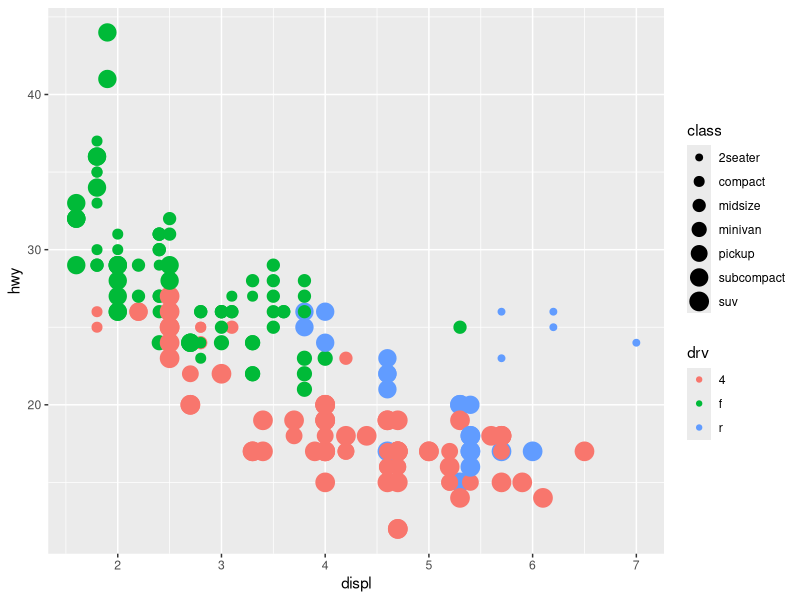
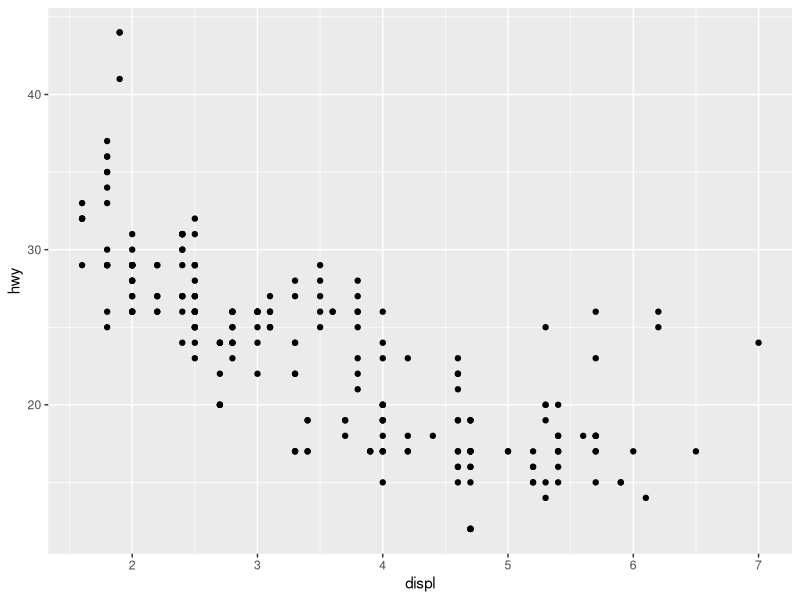
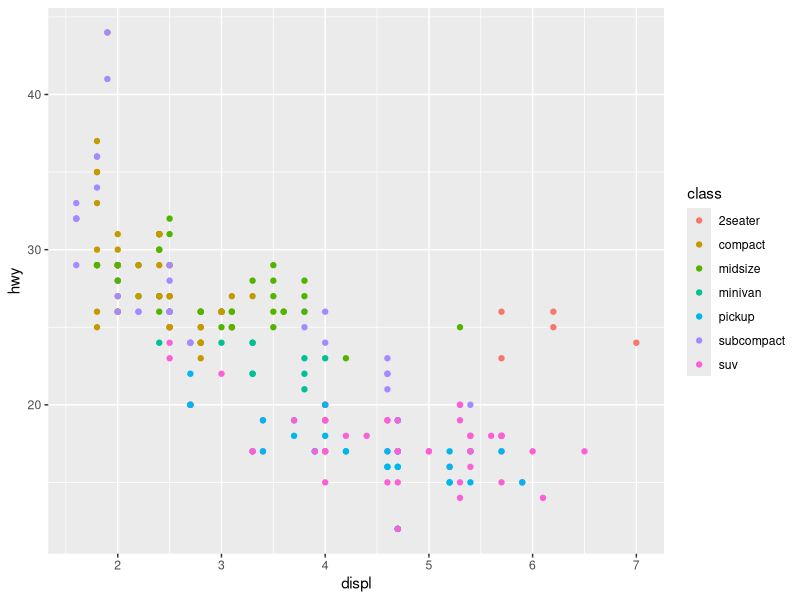
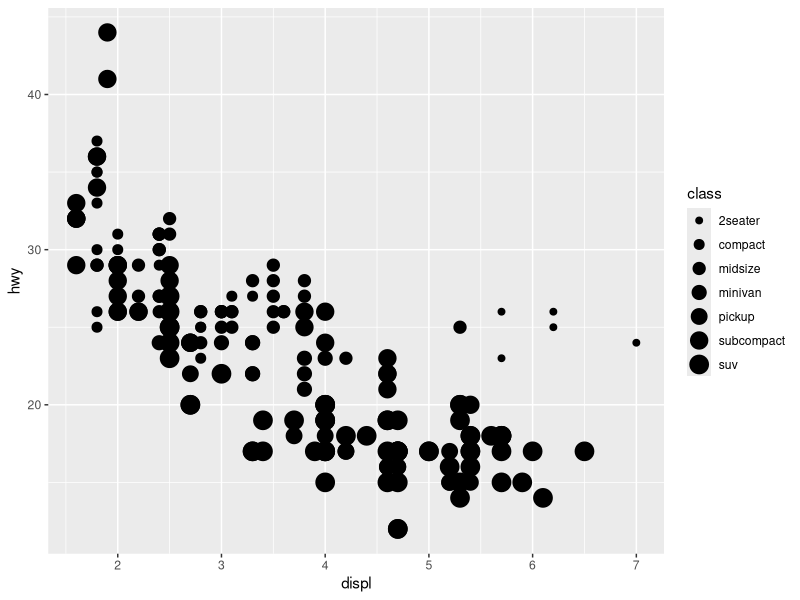
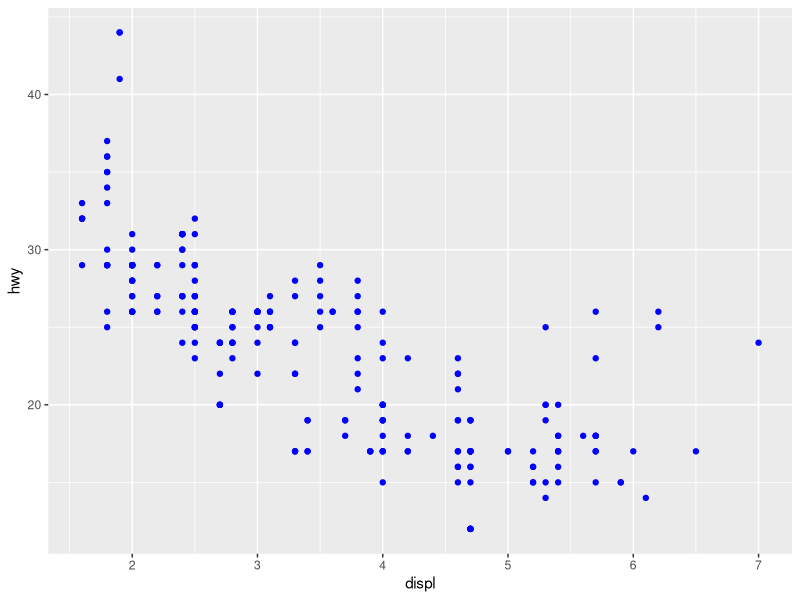
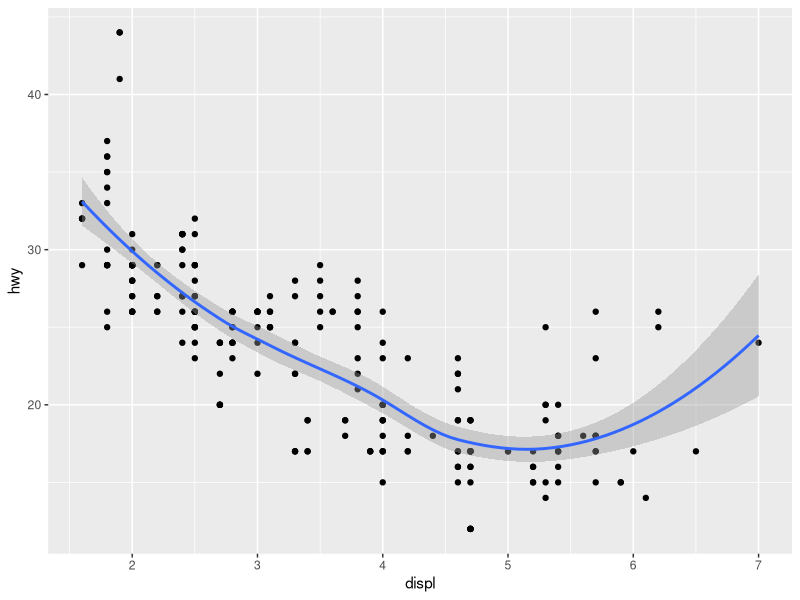
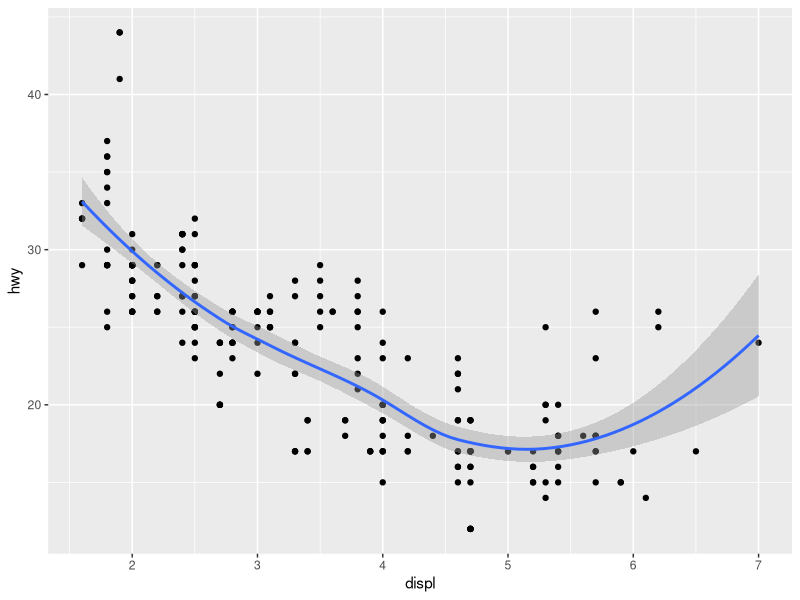
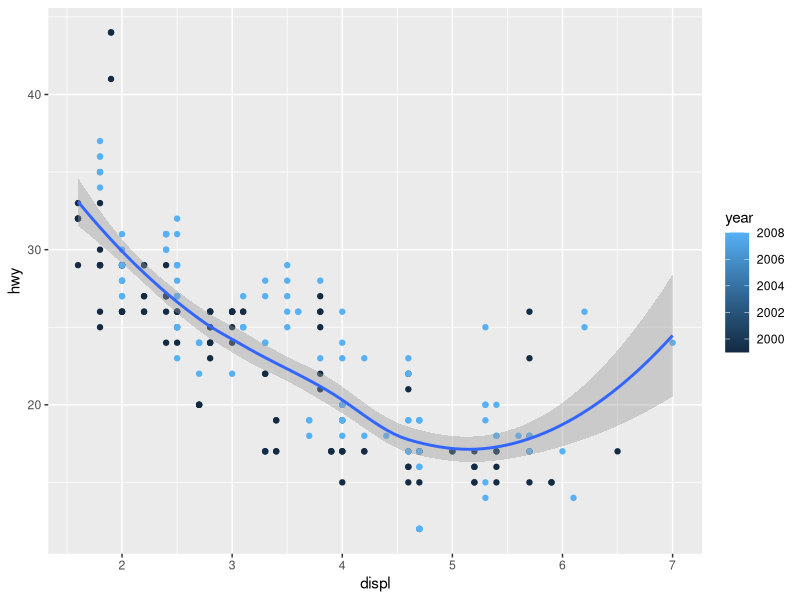

Source code (R) for these figures, in order:
## ---- chunk 1
knitr::opts_chunk$set(echo = TRUE)
## ---- chunk 2
library(tidyverse)
## ---- chunk 3
mpg %>%
  ggplot(aes(x=displ, y=hwy, size=class, colour=drv)) +
  geom_point()
## ---- chunk 4
mpg
## ---- chunk 5
ggplot(data = mpg) + 
  geom_point(mapping = aes(x = displ, y = hwy))
## ---- chunk 6
ggplot(data = mpg) + 
  geom_point(mapping = aes(x = displ, y = hwy, color = class))
## ---- chunk 7
ggplot(data = mpg) + 
  geom_point(mapping = aes(x = displ, y = hwy, size = class))
## ---- chunk 8
ggplot(data = mpg) + 
  geom_point(mapping = aes(x = displ, y = hwy), color = "blue")
## ---- chunk 9
apropos("^geom_")
## ---- chunk 10
apropos("^stat_")
## ---- chunk 11
apropos("^scale_")
## ---- chunk 12
ggplot(data = mpg, 
       mapping = aes(x = displ, y = hwy)) +
  geom_point() +
  geom_smooth()
## ---- chunk 13
ggplot(data = mpg) +
  geom_point(mapping = aes(x = displ, y = hwy)) +
  geom_smooth(mapping = aes(x = displ, y = hwy))
## ---- chunk 14
ggplot(data = mpg, 
       mapping = aes(x = displ, y = hwy, color = year)) +
  geom_point() +
  geom_smooth()
## ---- chunk 15
ggplot(data = mpg, 
       mapping = aes(x = displ, y = hwy, color = trans)) +
  geom_point() +
  geom_smooth()
## ---- chunk 16
(averageEfficiency <- 
  mpg %>% group_by(class) %>% summarise(fuel_efficiency = mean(hwy)))
## ---- chunk 17
ggplot(averageEfficiency) + 
  geom_bar(aes(x = class, y = fuel_efficiency),
           stat = "identity")
## ---- chunk 18
ggplot(averageEfficiency) + 
  geom_bar(aes(x = class, y = fuel_efficiency, fill = class),
           stat = "identity")
## ---- chunk 19
ggplot(averageEfficiency) + 
  geom_bar(aes(x = class, y = fuel_efficiency, fill = class),
           stat = "identity") +
  ylab("Fuel Efficiency (miles per gallon)") +
  xlab("Vehicle Type")
## ---- chunk 20
ggplot(averageEfficiency) + 
  geom_bar(aes(x = class, y = fuel_efficiency, fill = class),
           stat = "identity") +
  ylab("Fuel Efficiency (miles per gallon)") +
  xlab("Vehicle Type") +
  scale_y_reverse()
## ---- chunk 21
ggplot(averageEfficiency) + 
  geom_bar(aes(x = class, y = fuel_efficiency, fill = class),
           stat = "identity") +
  coord_flip()
## ---- chunk 22
ggplot(averageEfficiency) + 
  geom_bar(aes(x = class, y = fuel_efficiency, fill = class),
           stat = "identity") +
  coord_polar()
## ---- chunk 23
ggplot(data = mpg, 
       mapping = aes(x = displ, y = hwy)) +
  geom_point() +
  facet_wrap(~class)
